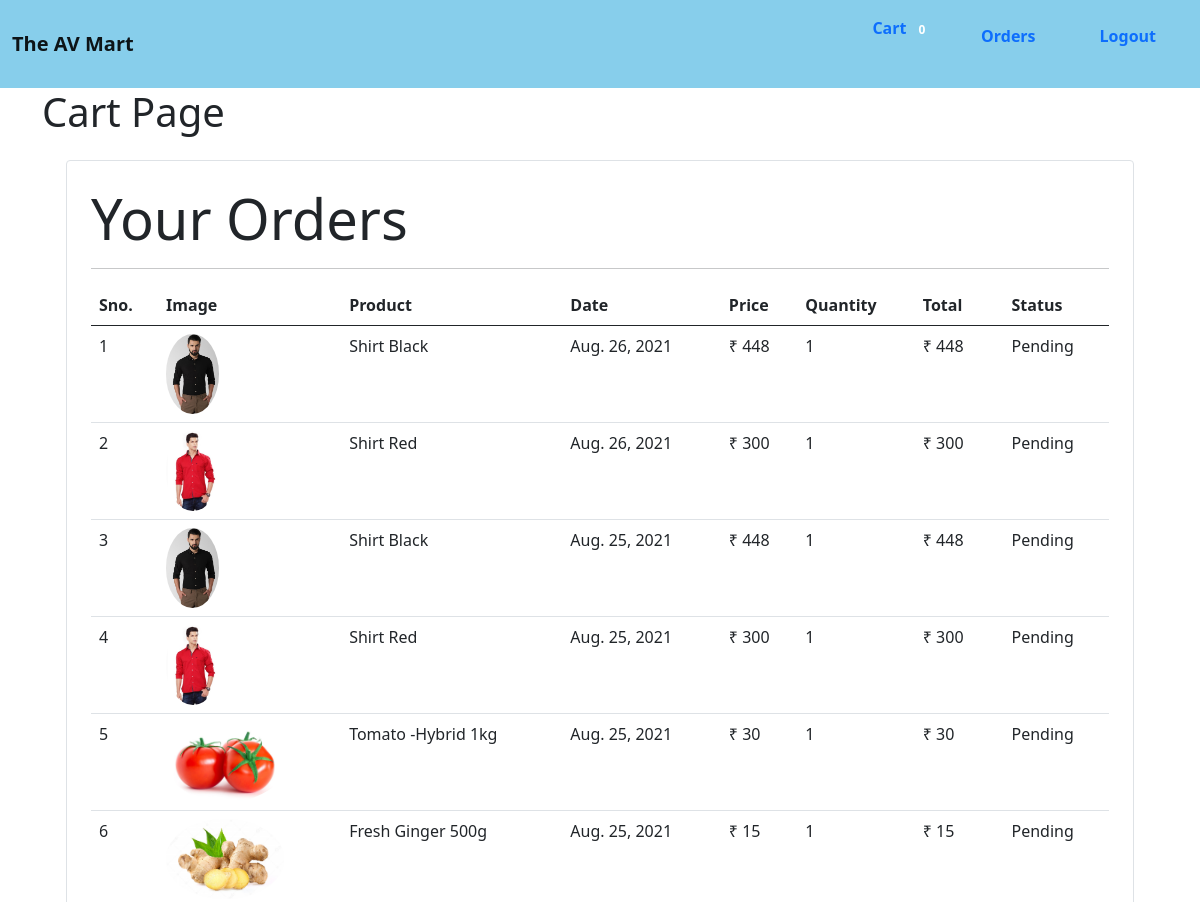
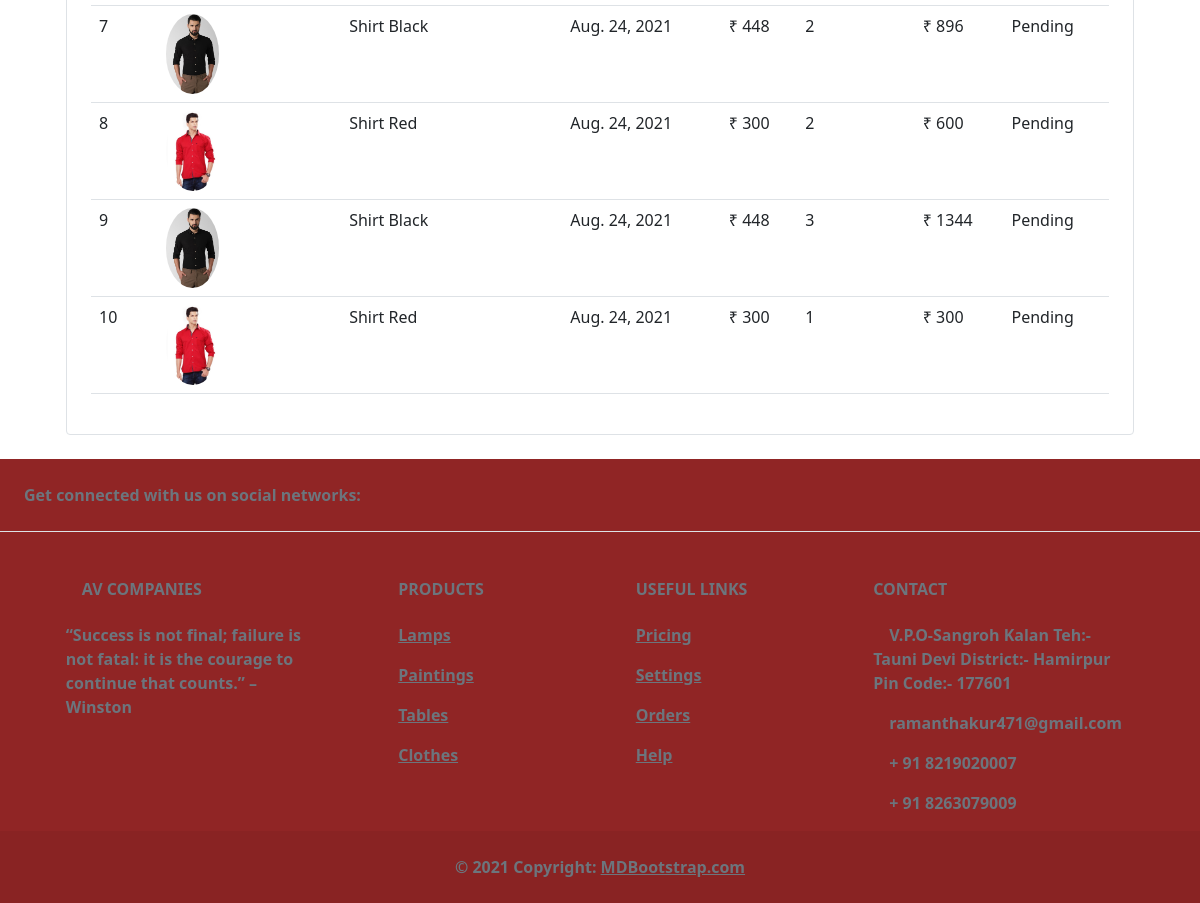
The page /orders (signed in) on the database its author committed (2 pictures, top to bottom).
### store/models/orders.py (models this page shows, shortened)
class Order(models.Model):
    product = models.ForeignKey(Product, on_delete=models.CASCADE)
    customer = models.ForeignKey(Customer, on_delete=models.CASCADE)
    quantity = models.IntegerField(default=1)
    price = models.IntegerField()
    address = models.CharField(max_length=50, default='', blank=True)
    phone = models.CharField(max_length=50, default='', blank=True)
    date = models.DateField(default=datetime.datetime.today)
    status = models.BooleanField(default=False)
    @staticmethod
    def get_orders_by_customer(customer_id):
        return Order\
            .objects\
            .filter(customer=customer_id)\
            .order_by('date')

### store/models/product.py (models this page shows, shortened)
class Product(models.Model):
    name = models.CharField(max_length=50)
    price= models.IntegerField(default=0)
    category = models.ForeignKey(Category , on_delete=models.CASCADE , default=1)
    description = models.CharField(max_length=200 , default='' , null=True ,blank=True)
    image = models.ImageField(upload_to='uploads/products/')

### store/middlewares/auth.py (the view)
    def middleware(request):
        print(request.session.get('customer'))
        returnUrl = request.META['PATH_INFO']
        print(request.META['PATH_INFO'])
        if not request.session.get('customer'):
           return   redirect(f'login?return_url={returnUrl}')
        response = get_response(request)
        return response

### store/templatetags/custom_filter.py (called while the page is built)
@register.filter(name='currency')
def currency(number):
    return "₹ "+ str(number)

@register.filter(name='multiply')
def multiply(number , number1):
    return number * number1

### store/views/orders.py (called while the page is built)
    def get(self , request ):
        customer = request.session.get('customer')
        orders =  Order.get_orders_by_customer(customer)
        print(orders)
        orders = orders.reverse()
        return render(request , 'orders.html' , {'orders'  : orders})

### store/templates/orders.html
{% extends 'base.html' %}
{% block content %}
{% load cart %}
{% load custom_filter %}
<div class="container">
  <h1>Cart Page</h1>
  <div class="border rounded p-4 m-4">
     <p class="display-4 pl-4 ml-4"> Your Orders</p>
     <hr>
     <table class="table">
        <thead>
          <tr>
            <th>Sno.</th>
            <th>Image</th>
            <th>Product</th>
            <th>Date</th>
            <th>Price</th>
            <th>Quantity</th>
            <th>Total</th>
            <th>Status</th>
          </tr>
        </thead>
        <tbody>
           {% for order in orders %}
          <tr>
            <td>{{forloop.counter}}</td>
            <td><img style="height:80px;"class="rounded-circle" src="{{order.product.image.url}}" alt=""</td>
            <td>{{order.product.name}}</td>
            <td>{{order.date}}</td>
            <td>{{order.product.price|currency}}</td>
            <td>{{order.quantity}}</td>
             <td>{{order.quantity|multiply:order.price|currency}}</td>
             {% if order.status %}
             <td>Completed</td>
            {%else%}
             <td>Pending</td>
             {% endif %}
          </tr>
          {% endfor %}
        </tbody>
        </table>
  </div>
</div>
{% endblock %}

### rows shown on the page
Order: product.image (picture), product.name "Shirt Black", date "Aug. 26, 2021", product.price "₹ 448", quantity "1", quantity|multiply "₹ 448", status "Pending"
Order: product.image (picture), product.name "Shirt Red", date "Aug. 26, 2021", product.price "₹ 300", quantity "1", quantity|multiply "₹ 300", status "Pending"
Order: product.image (picture), product.name "Shirt Black", date "Aug. 25, 2021", product.price "₹ 448", quantity "1", quantity|multiply "₹ 448", status "Pending"
Order: product.image (picture), product.name "Shirt Red", date "Aug. 25, 2021", product.price "₹ 300", quantity "1", quantity|multiply "₹ 300", status "Pending"
Order: product.image (picture), product.name "Tomato -Hybrid 1kg", date "Aug. 25, 2021", product.price "₹ 30", quantity "1", quantity|multiply "₹ 30", status "Pending"
Order: product.image (picture), product.name "Fresh Ginger 500g", date "Aug. 25, 2021", product.price "₹ 15", quantity "1", quantity|multiply "₹ 15", status "Pending"
Order: product.image (picture), product.name "Shirt Black", date "Aug. 24, 2021", product.price "₹ 448", quantity "2", quantity|multiply "₹ 896", status "Pending"
Order: product.image (picture), product.name "Shirt Red", date "Aug. 24, 2021", product.price "₹ 300", quantity "2", quantity|multiply "₹ 600", status "Pending"
Order: product.image (picture), product.name "Shirt Black", date "Aug. 24, 2021", product.price "₹ 448", quantity "3", quantity|multiply "₹ 1344", status "Pending"
Order: product.image (picture), product.name "Shirt Red", date "Aug. 24, 2021", product.price "₹ 300", quantity "1", quantity|multiply "₹ 300", status "Pending"

### other values the page prints
{{ request.session.cart.keys|length }} "0"
